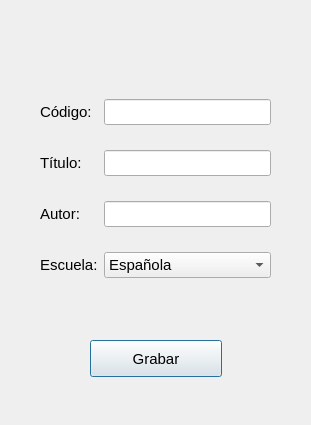
<?xml version="1.0" encoding="UTF-8"?>
<ui version="4.0">
 <class>Dialog</class>
 <widget class="QDialog" name="Dialog">
  <property name="geometry">
   <rect>
    <x>0</x>
    <y>0</y>
    <width>311</width>
    <height>425</height>
   </rect>
  </property>
  <property name="font">
   <font>
    <pointsize>11</pointsize>
   </font>
  </property>
  <property name="windowTitle">
   <string>Dialog</string>
  </property>
  <widget class="QPushButton" name="btn_save_book">
   <property name="geometry">
    <rect>
     <x>90</x>
     <y>340</y>
     <width>132</width>
     <height>37</height>
    </rect>
   </property>
   <property name="font">
    <font>
     <pointsize>11</pointsize>
    </font>
   </property>
   <property name="text">
    <string>Grabar</string>
   </property>
  </widget>
  <widget class="QWidget" name="gridLayoutWidget">
   <property name="geometry">
    <rect>
     <x>40</x>
     <y>80</y>
     <width>231</width>
     <height>221</height>
    </rect>
   </property>
   <layout class="QGridLayout" name="gridLayout">
    <item row="2" column="1">
     <widget class="QLineEdit" name="le_author"/>
    </item>
    <item row="1" column="1">
     <widget class="QLineEdit" name="le_title"/>
    </item>
    <item row="1" column="0">
     <widget class="QLabel" name="label_2">
      <property name="text">
       <string>Título:</string>
      </property>
     </widget>
    </item>
    <item row="0" column="0">
     <widget class="QLabel" name="label">
      <property name="text">
       <string>Código:</string>
      </property>
     </widget>
    </item>
    <item row="0" column="1">
     <widget class="QLineEdit" name="le_code"/>
    </item>
    <item row="2" column="0">
     <widget class="QLabel" name="label_3">
      <property name="text">
       <string>Autor:</string>
      </property>
     </widget>
    </item>
    <item row="4" column="0">
     <widget class="QLabel" name="label_4">
      <property name="text">
       <string>Escuela:</string>
      </property>
     </widget>
    </item>
    <item row="4" column="1">
     <widget class="QComboBox" name="cmbx_school">
      <item>
       <property name="text">
        <string>Española</string>
       </property>
      </item>
      <item>
       <property name="text">
        <string>Italiana</string>
       </property>
      </item>
      <item>
       <property name="text">
        <string>Francesa</string>
       </property>
      </item>
     </widget>
    </item>
   </layout>
  </widget>
 </widget>
 <resources/>
 <connections/>
</ui>
